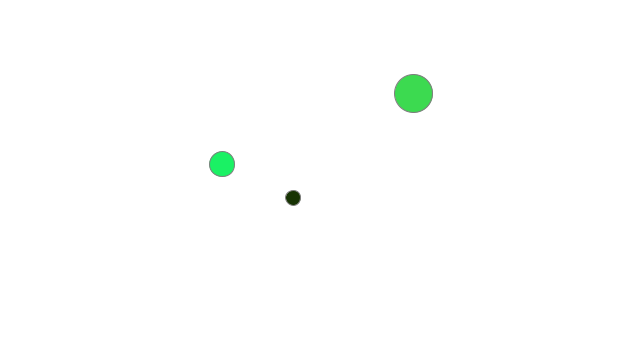
Frame 1 (no input)
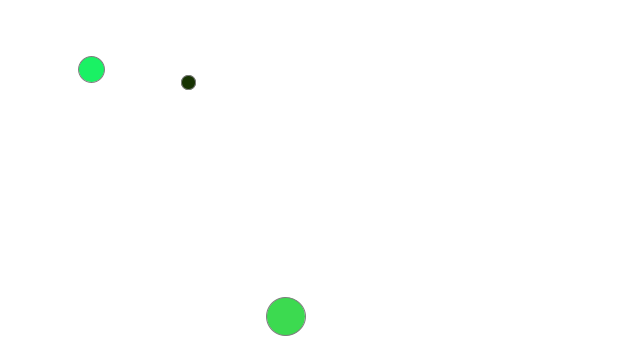
Frame 60 (the mouse pressed at the canvas centre just before this capture)
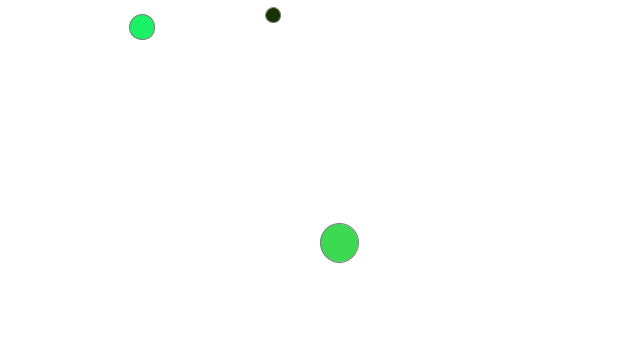
Frame 120 (the mouse held since frame 60 and released just before this capture)

The Processing sketch that drew these frames (run headless with seeded random() and noise(); from frame 60 on, the mouse is pressed at the canvas centre):

// Processing sketch: kryp_2
// ── kryp_2.pde
// DEKLARERA 
Kryp Kryp1; 
Kryp Kryp2;
Kryp Kryp3;

void setup() {
  size(640, 360);
  stroke(126);
  // INITIERA 
  // med aktuella variabler
  Kryp1 = new Kryp(random(width), random(height), random(2, 40));
  Kryp2 = new Kryp(random(width), random(height), random(2, 40));
  Kryp3 = new Kryp(random(width), random(height), random(2, 40));
}

void draw() {
  // ANVÄND FUKTIONALITET 
  // run
  background(255); 
  Kryp1.run(); 
  Kryp2.run();
  Kryp3.run(); 
}

// ── Kryp.pde
// vi börjar med att själva kryp-klassen som alltså är en abstraktion för alla vår kryp som vi sen skall skapa.  

class Kryp {

  // GLOBALA VARIABLER
  // vi börjar med ett par variabler för position, storlek, färg och id
  float x, y;
  float theSize;
  color kColor; 
  int id;
  int kId;
  float gravityForce = 1; 
  float windForce = 0.5;
  
  // KONSTRUKTOR
  // klassen har en konstruktor som initierar varje kryp med aktuella variabler
  Kryp(float _x, float _y, float _theSize) {
    x = _x;
    y = _y;
    theSize = _theSize;
    kColor = color(random(255), random(255), random(255));
  } 

  // FUNKTIONER 

  // samla alla funtioner i en run-funktion
  void run() {
    display();
    move();
    gravity(); 
    wind(); 
    edges();
  }

  // så här visar vi upp krypet
  void display() {
    fill(kColor);    
    ellipse(x, y, theSize, theSize);
  }

  // krypet rör sig, uppdatera postionen x och y  
  void move() {
    x += random(-4, 4);
    y += random(-4, 4);
  }
  
  // graviations-funtion 
  void gravity() {
    gravityForce = mouseY/100-2; 
    y += gravityForce;
  }
  
  // vind-funktion
   void wind() {
    windForce = mouseX/100-2; 
    x += windForce;
  }
  
  
  // kant-funktion
  void edges() {
    if (x > width) {
      x = 0.5;
    }
    if (y > height) {
      y = 1;
    }
    if (x < 0) {
      x = width;
    }
     if (y < 0) {
      y = height;
    }
  }
  
}
